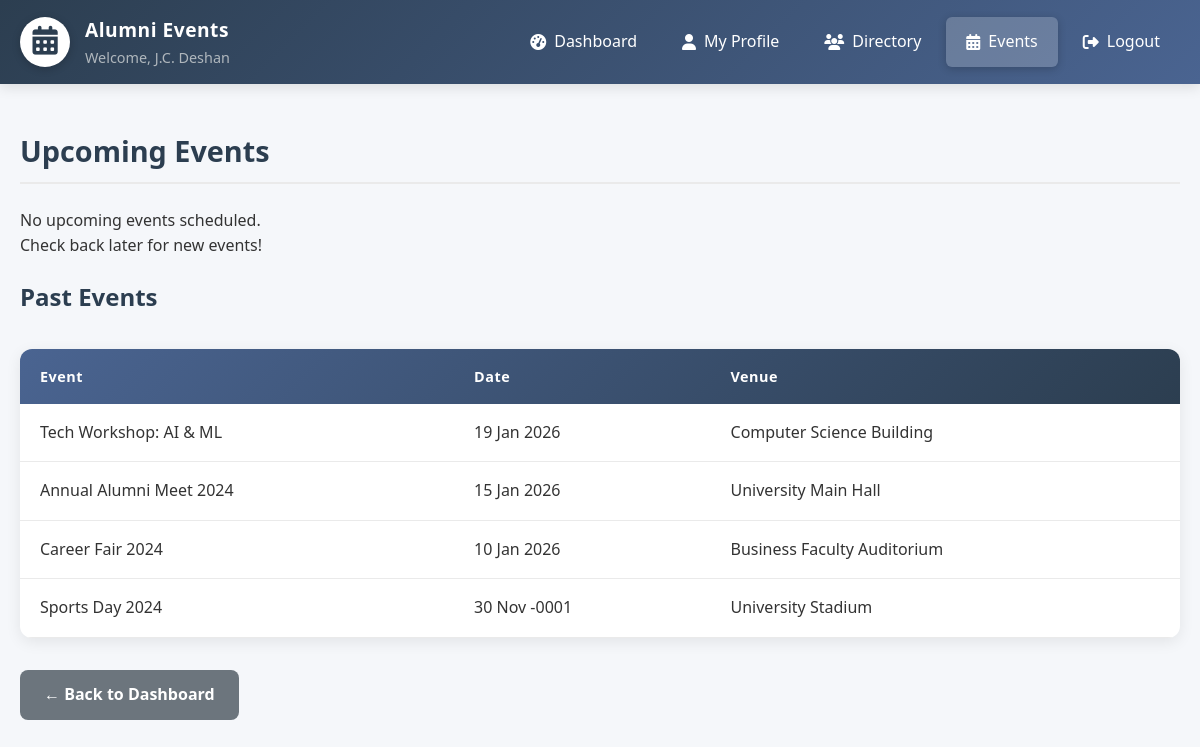
/alumni/events.php (signed in), run on the app's committed database.
### tables this page shows
CREATE TABLE events (
    id INT PRIMARY KEY AUTO_INCREMENT,
    title VARCHAR(200) NOT NULL,
    description TEXT,
    event_date DATE,
    venue VARCHAR(200),
    created_by INT,
    created_at TIMESTAMP DEFAULT CURRENT_TIMESTAMP
);

### alumni/events.php (the view, shortened to what this page needs)
<?php
include '../config/db.php';
$sql = "SELECT * FROM events WHERE event_date >= CURDATE() ORDER BY event_date ASC";
$result = $conn->query($sql);
?>
<!DOCTYPE html>
<html>
<head>
    <link rel="stylesheet" href="../css/style.css">
    <link rel="stylesheet" href="https://cdnjs.cloudflare.com/ajax/libs/font-awesome/6.4.0/css/all.min.css">
</head>
<body>
    <nav class="navbar">
        <div class="nav-container">
            <div class="nav-brand">
                <div class="university-logo">
                    <i class="fas fa-calendar-alt" style="font-size: 1.8rem; color: #2c3e50;"></i>
                </div>
                <div class="nav-title">
                    <span class="university-name">Alumni Events</span>
                    <?php if(isset($_SESSION['name'])): ?>
                        <span class="system-name">Welcome, <?php echo htmlspecialchars($_SESSION['name']); ?></span>
                    <?php endif; ?>
                </div>
            </div>
            <div class="nav-links">
                <a href="dashboard.php"><i class="fas fa-tachometer-alt"></i> Dashboard</a>
                <a href="profile.php"><i class="fas fa-user"></i> My Profile</a>
                <a href="directory.php"><i class="fas fa-users"></i> Directory</a>
                <a href="events.php" class="active"><i class="fas fa-calendar-alt"></i> Events</a>
                <a href="../logout.php"><i class="fas fa-sign-out-alt"></i> Logout</a>
            </div>
        </div>
    </nav>
    <div class="container">
        <h2>Upcoming Events</h2>
        <div class="events-container">
            <?php if ($result && $result->num_rows > 0): ?>
                <?php while($event = $result->fetch_assoc()): ?>
                    <div class="event-card">
                        <div class="event-header">
                            <h3><?php echo htmlspecialchars($event['title']); ?></h3>
                            <span class="event-date">
                                <?php echo date('d M Y', strtotime($event['event_date'])); ?>
                            </span>
                        </div>
                        <div class="event-details">
                            <p><strong>Venue:</strong> <?php echo htmlspecialchars($event['venue']); ?></p>
                            <p><strong>Description:</strong> <?php echo htmlspecialchars($event['description']); ?></p>
                        </div>
                    </div>
                <?php endwhile; ?>
            <?php else: ?>
                <div class="no-events">
                    <p>No upcoming events scheduled.</p>
                    <p>Check back later for new events!</p>
                </div>
            <?php endif; ?>
        </div>
        <h3>Past Events</h3>
        <?php
        $past_sql = "SELECT * FROM events WHERE event_date < CURDATE() ORDER BY event_date DESC LIMIT 5";
        $past_result = $conn->query($past_sql);
        if ($past_result && $past_result->num_rows > 0):
        ?>
            <div class="table-container">
                <table class="data-table">
                    <thead>
                        <tr>
                            <th>Event</th>
                            <th>Date</th>
                            <th>Venue</th>
                        </tr>
                    </thead>
                    <tbody>
                    <?php while($past_event = $past_result->fetch_assoc()): ?>
                        <tr>
                            <td><?php echo htmlspecialchars($past_event['title']); ?></td>
                            <td><?php echo date('d M Y', strtotime($past_event['event_date'])); ?></td>
                            <td><?php echo htmlspecialchars($past_event['venue']); ?></td>
                        </tr>
                    <?php endwhile; ?>
                    </tbody>
                </table>
            </div>
        <?php else: ?>
            <div class="no-data">
                <p>No past events recorded.</p>
            </div>
        <?php endif; ?>
        <div style="margin-top: 30px;">
            <a href="dashboard.php" class="btn btn-secondary">← Back to Dashboard</a>
        </div>
    </div>
</body>
</html>

### css/style.css (style rules this page uses)
* { margin: 0; padding: 0; box-sizing: border-box; }
body { font-family: 'Segoe UI', Tahoma, Geneva, Verdana, sans-serif; line-height: 1.6; color: #333; background-color: #f5f7fa; }
.navbar { background: #2c3e50; color: white; padding: 0 20px; box-shadow: 0 2px 10px rgba(0,0,0,0.1); position: sticky; top: 0; z-index: 1000; }
.nav-container { max-width: 1200px; margin: 0 auto; display: flex; justify-content: space-between; align-items: center; padding: 15px 0; }
.nav-brand { display: flex; align-items: center; gap: 15px; }
.nav-title { display: flex; flex-direction: column; }
.university-name { font-size: 1.1rem; font-weight: bold; }
.system-name { font-size: 0.9rem; color: #bdc3c7; }
.nav-links { display: flex; gap: 20px; align-items: center; }
.nav-links a { color: white; text-decoration: none; padding: 8px 15px; border-radius: 5px; transition: all 0.3s; display: flex; align-items: center; gap: 8px; }
.nav-links a:hover, .nav-links a.active { background: #3498db; color: white; }
body { font-family: -apple-system, BlinkMacSystemFont, 'Segoe UI', Roboto, Oxygen, Ubuntu, sans-serif; line-height: 1.6; color: #333; }
.btn { display: inline-block; padding: 0.8rem 1.5rem; border: none; border-radius: 4px; cursor: pointer; font-size: 1rem; text-decoration: none; transition: all 0.3s ease; }
body { font-family: 'Segoe UI', Tahoma, Geneva, Verdana, sans-serif; line-height: 1.6; color: #333; background-color: #f5f7fa; min-height: 100vh; }
.container { max-width: 1200px; margin: 0 auto; padding: 20px; }
.navbar { background: linear-gradient(135deg, #2c3e50 0%, #4a6491 100%); color: white; padding: 0; box-shadow: 0 4px 12px rgba(0, 0, 0, 0.1); position: sticky; top: 0; z-index: 1000; }
.nav-container { max-width: 1200px; margin: 0 auto; padding: 0 20px; display: flex; justify-content: space-between; align-items: center; position: relative; }
.nav-brand { display: flex; align-items: center; gap: 15px; padding: 15px 0; }
.university-logo { width: 50px; height: 50px; background: white; border-radius: 50%; display: flex; align-items: center; justify-content: center; box-shadow: 0 2px 8px rgba(0, 0, 0, 0.2); }
.university-name { font-size: 1.2rem; font-weight: 600; letter-spacing: 0.5px; }
.system-name { font-size: 0.9rem; opacity: 0.9; font-weight: 400; }
.nav-links { display: flex; gap: 5px; align-items: center; }
.nav-links a { color: white; text-decoration: none; padding: 12px 20px; border-radius: 6px; transition: all 0.3s ease; display: flex; align-items: center; gap: 8px; font-weight: 500; }
.nav-links a.active { background: rgba(255, 255, 255, 0.2); box-shadow: 0 2px 8px rgba(0, 0, 0, 0.2); }
h1, h2, h3, h4 { color: #2c3e50; margin-bottom: 1rem; }
h2 { font-size: 1.8rem; font-weight: 600; margin: 1.5rem 0; padding-bottom: 0.5rem; border-bottom: 2px solid #eaeaea; }
h3 { font-size: 1.5rem; font-weight: 600; margin: 1.2rem 0; }
.btn { display: inline-flex; align-items: center; justify-content: center; gap: 8px; padding: 12px 24px; border: none; border-radius: 8px; font-size: 1rem; font-weight: 600; cursor: pointer; text-decoration: none; transition: all 0.3s ease; text-align: center; min-height: 44px; }
.btn-secondary { background: #6c757d; color: white; }
.table-container { background: white; border-radius: 12px; overflow: hidden; box-shadow: 0 4px 15px rgba(0, 0, 0, 0.08); margin: 2rem 0; overflow-x: auto; }
.data-table { width: 100%; border-collapse: collapse; }
.data-table thead { background: linear-gradient(135deg, #4a6491 0%, #2c3e50 100%); color: white; }
.data-table th { padding: 16px 20px; text-align: left; font-weight: 600; font-size: 0.9rem; letter-spacing: 0.5px; }
.data-table tbody tr { border-bottom: 1px solid #eaeaea; transition: background 0.3s ease; }
.data-table td { padding: 16px 20px; vertical-align: middle; }

### data on the page
events: title "Tech Workshop: AI & ML", event_date "19 Jan 2026", venue "Computer Science Building"
events: title "Annual Alumni Meet 2024", event_date "15 Jan 2026", venue "University Main Hall"
events: title "Career Fair 2024", event_date "10 Jan 2026", venue "Business Faculty Auditorium"
events: title "Sports Day 2024", event_date "30 Nov -0001", venue "University Stadium"

### other printed values
$_SESSION['name'] "J.C. Deshan"
